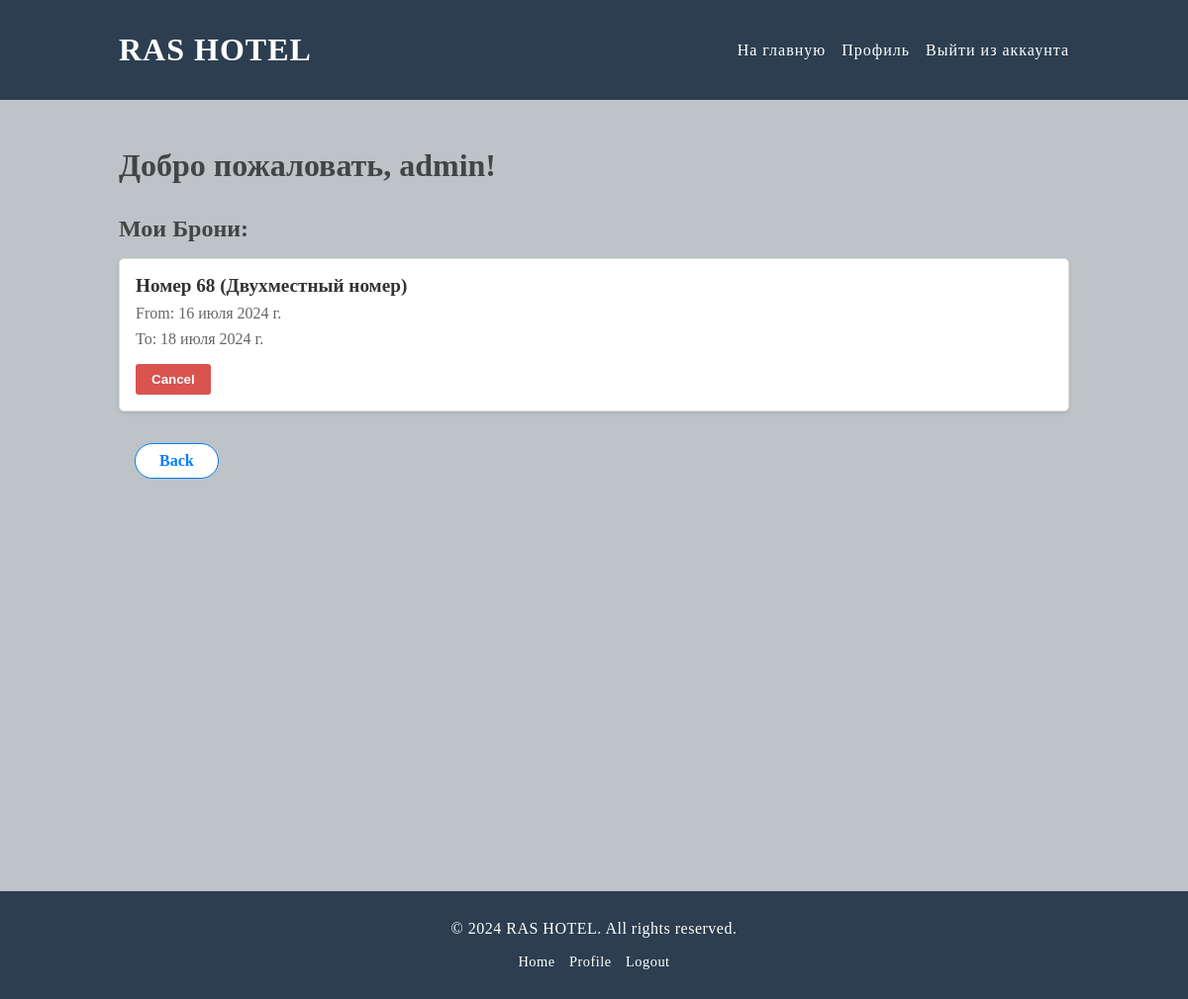
The page /profile/ (signed in) on the database as committed earlier.
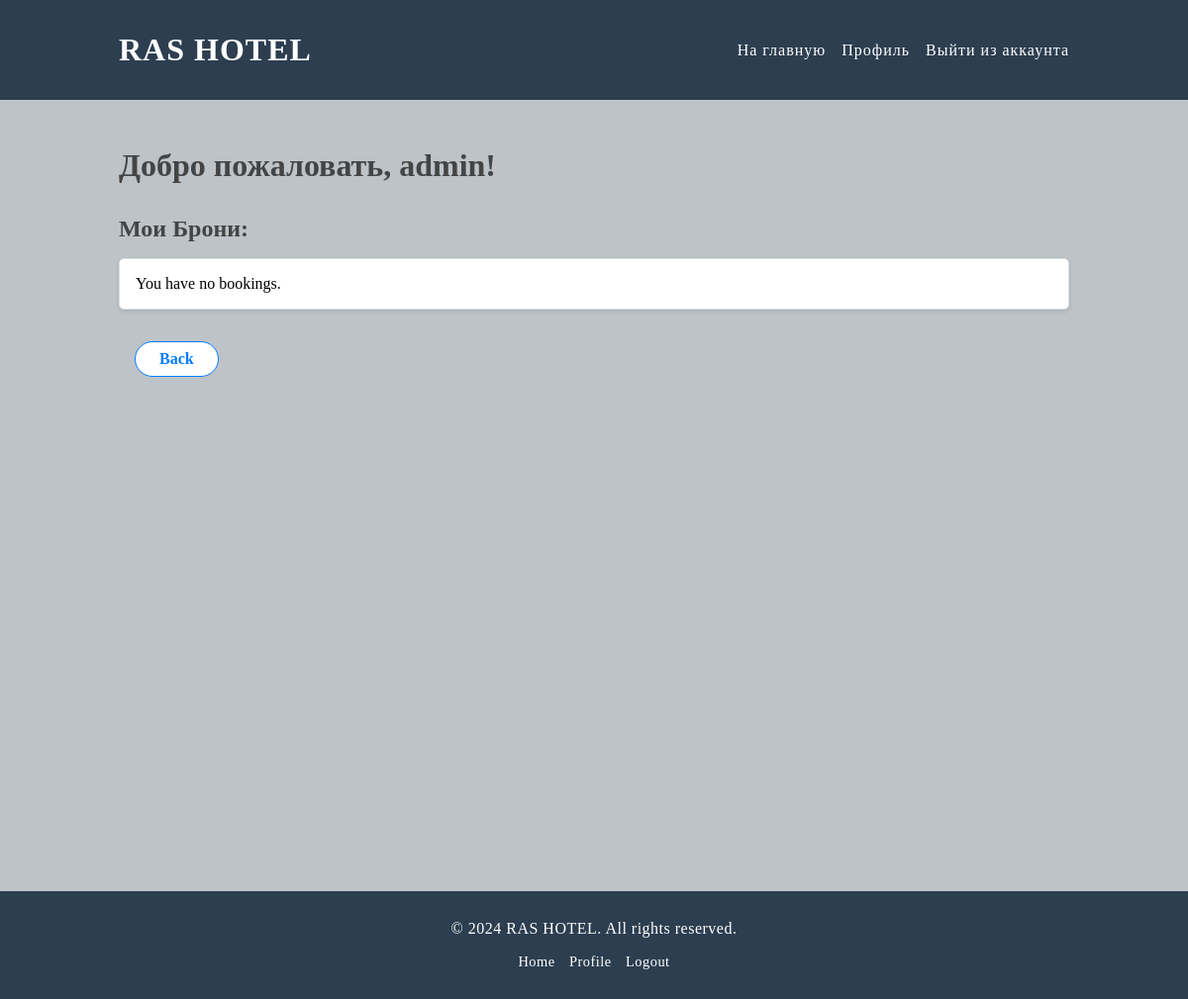
The same page on the database as committed later.
### booking_app/models.py (models this page shows, shortened)
class Booking(models.Model):
    entry_date = models.DateField()
    left_date = models.DateField()
    hotel_room = models.ForeignKey(
        HotelRoom,
        on_delete=models.CASCADE,
        related_name='booking'
    )
    user = models.ManyToManyField(
        User,
        related_name='booking'
    )

class HotelRoom(models.Model):
    room = models.CharField(
        max_length=100
    )
    type = [
        ('S', 'Одноместный номер'),
        ('M', 'Двухместный номер'),
        ('B', 'Трехместный номер')
    ]
    type_of_room = models.CharField(
        max_length=100,
        choices=type
    )
    price = models.PositiveIntegerField()
    description = models.TextField()
    image = models.ImageField(
        upload_to='images/rooms'
    )
    slug = models.SlugField(
        unique=True
    )

### booking_app/views.py (the view)
# urls.py: path('profile/', profile, name='profile'),
def profile(request):
    bookings = request.user.booking.all()
    return render(
        request,
        'booking_app/Profile.html',
        context={
            'bookings': bookings
        }
    )

### booking_app/templates/booking_app/Profile.html (shortened to what this page needs)
{% extends 'booking_app/layouts/base.html' %}
{% load static %}
{% block css %}
    <link rel="stylesheet" href="{% static 'css/profile.css' %}">
{% endblock %}
{% block content %}
<section class="user-profile">
    <h1>Добро пожаловать, {{ request.user.username }}!</h1>
</section>
<section class="user-bookings">
    <h2>Мои Брони:</h2>
    <ul>
        {% for booking in bookings %}
            <li>
                <article class="booking-item">
                    <h3>{{ booking.hotel_room.room }} ({{ booking.hotel_room.get_type_of_room_display }})</h3>
                    <p>From: {{ booking.entry_date }}</p>
                    <p>To: {{ booking.left_date }}</p>
                    <form action="{% url 'cancel_booking' booking.id %}" method="post">
                        <button type="submit">Cancel</button>
                    </form>
                </article>
            </li>
        {% empty %}
            <li>You have no bookings.</li>
        {% endfor %}
    </ul>
</section>
<a href="{% url 'list_of_rooms' %}" class="btn btn-back">Back</a>
{% endblock %}

Rows that differ between the two databases and show on the page:
removed Booking: hotel_room.room "Номер 68", hotel_room.type_of_room "Двухместный номер", entry_date "16 июля 2024 г.", left_date "18 июля 2024 г."
Other text that changed with them:
text now shown: "You have no bookings."
